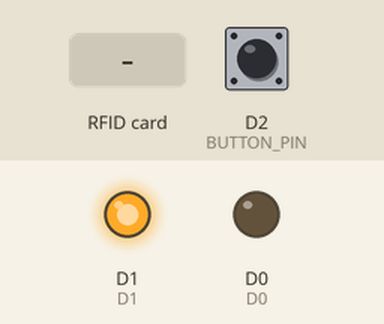
This sketch was run on a simulated ESP8266 (NodeMCU). Shown: output pins drawn as LEDs (lit = HIGH). The inputs (shaded band) are chosen by the test bench; at power-on: D2 (BUTTON_PIN) HIGH. WiFi joins after 1.5 s; servers stay silent unless stated; what the sketch prints to the serial monitor is not drawn.

Above: at 2.7 s.
2.8 s: RFID card 5E 7A 19 C4 held to the reader
At 2.91 s:
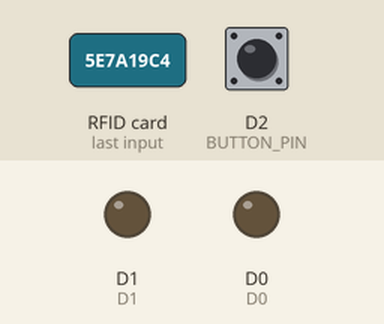
4.4 s: D2 (BUTTON_PIN) pulled LOW for 0.15 s
Timing chart, 0 to 7.4 s (numbered marks = the images above; inputs shaded):
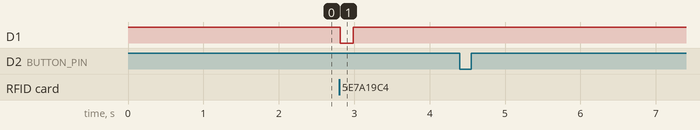

The sketch:

shopping_cart_esp8266.ino
```cpp
static const uint8_t D0   = 16;
static const uint8_t D1   = 5;
static const uint8_t D2   = 4;
static const uint8_t D3   = 0;
static const uint8_t D4   = 2;
static const uint8_t D5   = 14;
static const uint8_t D6   = 12;
static const uint8_t D7   = 13;
static const uint8_t D8   = 15;


#include <ESP8266WiFi.h>
#include <Firebase_ESP_Client.h>
#include "Button2.h";
#include <SPI.h>
#include <MFRC522.h>
#include <ArduinoJson.h>


/* 1. Define the WiFi credentials */
#define WIFI_SSID "Nirmalyam"
#define WIFI_PASSWORD "@# colonel 98 #@"

/* 2. Define the Firebase project host name and API Key */
#define FIREBASE_HOST "authenticatorapp-fbaa2.firebaseapp.com"

#define API_KEY "AIzaSyB9S7dEkaV0o9rBdPRy_dTVaatPEHXFncc"

/* 3. Define the project ID */
#define FIREBASE_PROJECT_ID "authenticatorapp-fbaa2"

/* 4. Define the user Email and password that alreadey registerd or added in your project */
#define USER_EMAIL "sscproject0123@gmail.com"
#define USER_PASSWORD "123456"

/* 5. Define the SS and RST pin */
#define SS_PIN D4
#define RST_PIN D8

/* 6. Define the pin used to take button input */
#define BUTTON_PIN  D2

Button2 button = Button2(BUTTON_PIN);
StaticJsonDocument<384> doc;

//Define Firebase Data object
FirebaseData fbdo;

FirebaseAuth auth;
FirebaseConfig config;

unsigned long dataMillis = 0;
unsigned long dataMillisLock = 0;
int isLocked = 0;
int count = 0;


MFRC522 mfrc522(SS_PIN, RST_PIN);   // Create MFRC522 instance.
int statuss = 0;
int out = 0;
void setup()
{
  pinMode(D1, OUTPUT);
  pinMode(D0, OUTPUT);
  digitalWrite(D1, HIGH);
  digitalWrite(D0, LOW);
  Serial.begin(9600);   // Initiate a serial communication
  SPI.begin();      // Initiate  SPI bus
  mfrc522.PCD_Init();   // Initiate MFRC522


  WiFi.begin(WIFI_SSID, WIFI_PASSWORD);
    Serial.print("Connecting to Wi-Fi");
    while (WiFi.status() != WL_CONNECTED)
    {
        Serial.print(".");
        delay(300);
    }
    Serial.println();
    Serial.print("Connected with IP: ");
    Serial.println(WiFi.localIP());
    Serial.println();

    /* Assign the project host and api key (required) */
    config.host = FIREBASE_HOST;
    config.api_key = API_KEY;

    /* Assign the user sign in credentials */
    auth.user.email = USER_EMAIL;
    auth.user.password = USER_PASSWORD;

    Firebase.begin(&config, &auth);
    Firebase.reconnectWiFi(true);
    fbdo.setBSSLBufferSize(1024, 1024);

    button.setTapHandler(tap);
}
void loop()
{
  digitalWrite(D1, HIGH);
  button.loop();
  if (millis() - dataMillisLock > 30000 && isLocked > 0){
    digitalWrite(D0, LOW);
    isLocked=0;
    Serial.print("Pin lowed, lock locked");
  }
  // Look for new cards
  if ( ! mfrc522.PICC_IsNewCardPresent())
  {
    return;
  }
  // Select one of the cards
  if ( ! mfrc522.PICC_ReadCardSerial())
  {
    return;
  }
  //Show UID on serial monitor
  Serial.println();
  Serial.print(" UID tag :");
  String content= "";
  byte letter;
  for (byte i = 0; i < mfrc522.uid.size; i++)
  {
     Serial.print(mfrc522.uid.uidByte[i] < 0x10 ? " 0" : " ");
     Serial.print(mfrc522.uid.uidByte[i], HEX);
     //content.concat(String(mfrc522.uid.uidByte[i] < 0x10 ? " 0" : " "));
     content.concat(String(mfrc522.uid.uidByte[i], HEX));
  }
  content.toUpperCase();
  Serial.println();
  if (content.substring(1) != "")
  {
    digitalWrite(D1, LOW);
    writeToFirebase(content);
  }
}

void writeToFirebase(String x){
  if (millis() - dataMillis > 1000 || dataMillis == 0)
    {
        dataMillis = millis();

        String content;
        FirebaseJson js;

        String documentPath = "cart001/products/itemsCollections/item" + String(count);

        js.set("fields/item_name/stringValue",String(x));

        js.toString(content);

        Serial.println("------------------------------------");
        Serial.println("Create a document...");

        if (Firebase.Firestore.createDocument(&fbdo, FIREBASE_PROJECT_ID, "" /* databaseId can be (default) or empty */, documentPath.c_str(), content.c_str()))
        {
            digitalWrite(D1, HIGH);
            Serial.println("PASSED");
            Serial.println("------------------------------------");
            Serial.println(fbdo.payload());
            Serial.println("------------------------------------");
            Serial.println();
            count++;
        }
        else
        {
            digitalWrite(D1, HIGH);
            Serial.println("FAILED");
            Serial.println("REASON: " + fbdo.errorReason());
            Serial.println("------------------------------------");
            Serial.println();
        }
    }
}

void tap(Button2& btn) {
    String documentPath = "cart001/billing";
    String mask = "status";
    String jsonInput;

    Serial.println("------------------------------------");
    Serial.println("Get a document...");

    if (Firebase.Firestore.getDocument(&fbdo, FIREBASE_PROJECT_ID, "", documentPath.c_str(), mask.c_str()))
        {
            Serial.println("PASSED");
            Serial.println("------------------------------------");
            jsonInput = fbdo.payload();
            Serial.println("returning value");
            DeserializationError error = deserializeJson(doc, jsonInput);
            if (error) {
              Serial.print(F("deserializeJson() failed: "));
              Serial.println(error.f_str());
              isLocked=0;
            }
            String testingValue = doc["fields"]["status"]["stringValue"];
            if (testingValue.equals("true")){
              if(isLocked==0 && (dataMillisLock == 0 || millis() - dataMillisLock > 35000)){
                Serial.println(testingValue);
                digitalWrite(D0, HIGH);
                dataMillisLock = millis();
                isLocked=1;
                count = 0;
                digitalWrite(D1, LOW);
                delay(100);
                digitalWrite(D1, HIGH);
                delay(50);
                digitalWrite(D1, LOW);
                delay(100);
                digitalWrite(D1, HIGH);
                delay(50);
                digitalWrite(D1, LOW);
                delay(100);
                digitalWrite(D1, HIGH);
              }
            }else{
              Serial.println(testingValue);
              isLocked=0;
              digitalWrite(D1, LOW);
              delay(3000);
              digitalWrite(D1, HIGH);
              delay(500);
              digitalWrite(D1, LOW);
              delay(3000);
            }
            Serial.println("------------------------------------");
            Serial.println();
        }
    else
        {
            isLocked=0;
            digitalWrite(D0, LOW);
            Serial.println("FAILED");
            Serial.println("REASON: " + fbdo.errorReason());
            Serial.println("------------------------------------");
            Serial.println();
        }
}
```

Measured:
- after the input at 2.8 s, D1: HIGH → LOW at once, → HIGH 0.17 s later
- after the input at 4.4 s, every drawn part: stays the same
